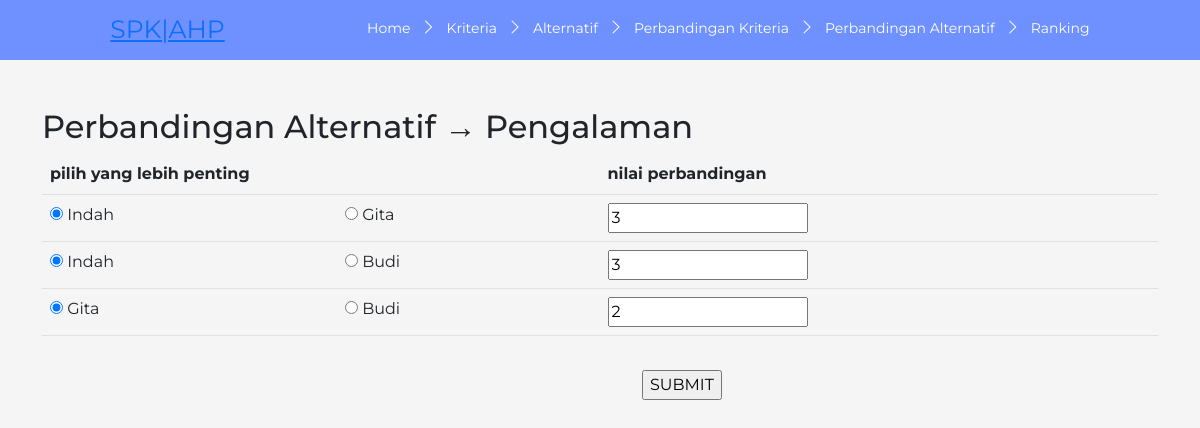
/bobot.php?c=3, run on the app's committed database.
### tables this page shows
CREATE TABLE `perbandingan_alternatif` (
  `id` int(11) NOT NULL,
  `alternatif1` int(11) NOT NULL,
  `alternatif2` int(11) NOT NULL,
  `pembanding` int(11) NOT NULL,
  `nilai` float NOT NULL
);

### config.php (called while the page is built, shortened)
<?php
	$database = 'ahp';
?>

### fungsi.php (the view, shortened to what this page needs)
<?php
function getKriteriaID($no_urut) {
	include('config.php');
	$query  = "SELECT id FROM kriteria ORDER BY id";
	$result = mysqli_query($koneksi, $query);
	while ($row = mysqli_fetch_array($result)) {
		$listID[] = $row['id'];
	}
	return $listID[($no_urut)];
}
function getAlternatifID($no_urut) {
	include('config.php');
	$query  = "SELECT id FROM alternatif ORDER BY id";
	$result = mysqli_query($koneksi, $query);
	while ($row = mysqli_fetch_array($result)) {
		$listID[] = $row['id'];
	}
	return $listID[($no_urut)];
}
function getKriteriaNama($no_urut) {
	include('config.php');
	$query  = "SELECT nama FROM kriteria ORDER BY id";
	$result = mysqli_query($koneksi, $query);
	while ($row = mysqli_fetch_array($result)) {
		$nama[] = $row['nama'];
	}
	return $nama[($no_urut)];
}
function getJumlahAlternatif() {
	include('config.php');
	$query  = "SELECT count(*) FROM alternatif";
	$result = mysqli_query($koneksi, $query);
	while ($row = mysqli_fetch_array($result)) {
		$jmlData = $row[0];
	}
	return $jmlData;
}
function getJumlahKriteria() {
	include('config.php');
	$query  = "SELECT count(*) FROM kriteria";
	$result = mysqli_query($koneksi, $query);
	while ($row = mysqli_fetch_array($result)) {
		$jmlData = $row[0];
	}
	return $jmlData;
}
function getNilaiPerbandinganAlternatif($alternatif1,$alternatif2,$pembanding) {
	include('config.php');
	$id_alternatif1 = getAlternatifID($alternatif1);
	$id_alternatif2 = getAlternatifID($alternatif2);
	$id_pembanding  = getKriteriaID($pembanding);
	$query  = "SELECT nilai FROM perbandingan_alternatif WHERE alternatif1 = $id_alternatif1 AND alternatif2 = $id_alternatif2 AND pembanding = $id_pembanding";
	$result = mysqli_query($koneksi, $query);
	if (mysqli_num_rows($result)==0) {
		$nilai = 1;
	} else {
		while ($row = mysqli_fetch_array($result)) {
			$nilai = $row['nilai'];
		}
	}
	return $nilai;
}
function showTabelPerbandingan($jenis,$kriteria) {
	include('config.php');
	if ($kriteria == 'kriteria') {
		$n = getJumlahKriteria();
	} else {
		$n = getJumlahAlternatif();
	}
	$query = "SELECT nama FROM $kriteria ORDER BY id";
	$result	= mysqli_query($koneksi, $query);
	while ($row = mysqli_fetch_array($result)) {
		$pilihan[] = $row['nama'];
	}
	?>
	<form class="ui form" action="proses.php" method="post">
	<table class="ui celled selectable collapsing table">
		<thead>
			<tr>
				<th colspan="2">pilih yang lebih penting</th>
				<th>nilai perbandingan</th>
			</tr>
		</thead>
		<tbody>
	<?php
	$urut = 0;
	for ($x=0; $x <= ($n - 2); $x++) {
		for ($y=($x+1); $y <= ($n - 1) ; $y++) {
			$urut++;
	?>
			<tr>
				<td>
					<div class="field">
						<div class="ui radio checkbox">
							<input name="pilih<?php echo $urut?>" value="1" checked="" class="hidden" type="radio">
							<label><?php echo $pilihan[$x]; ?></label>
						</div>
					</div>
				</td>
				<td>
					<div class="field">
						<div class="ui radio checkbox">
							<input name="pilih<?php echo $urut?>" value="2" class="hidden" type="radio">
							<label><?php echo $pilihan[$y]; ?></label>
						</div>
					</div>
				</td>
				<td>
					<div class="field">
	<?php
	if ($kriteria == 'kriteria') {
		$nilai = getNilaiPerbandinganKriteria($x,$y);
	} else {
		$nilai = getNilaiPerbandinganAlternatif($x,$y,($jenis-1));
	}
	?>
						<input type="number" name="bobot<?php echo $urut?>" value="<?php echo $nilai?>" max="10" required>
					</div>
				</td>
			</tr>
			<?php
		}
	}
	?>
		</tbody>
	</table>
	<br><br><input class="ui submit button" type="submit" name="submit" value="SUBMIT" style="margin-left: 50%; position: absolute; margin-top: -30px;">
	</form>
	<?php
}
?>

### css/style1.css (style rules this page uses)
body { margin: 0; padding: 0; background-color: #f5f5f5; font-family: 'Montserrat', sans-serif; }

### data on the page
perbandingan_alternatif: nilai "3"
perbandingan_alternatif: nilai "3"
perbandingan_alternatif: nilai "2"

### other printed values
getKriteriaNama($jenis-1) "Pengalaman"
$pilihan[$x] "Indah"
$pilihan[$y] "Gita"
$pilihan[$y] "Budi"
$pilihan[$x] "Gita"
